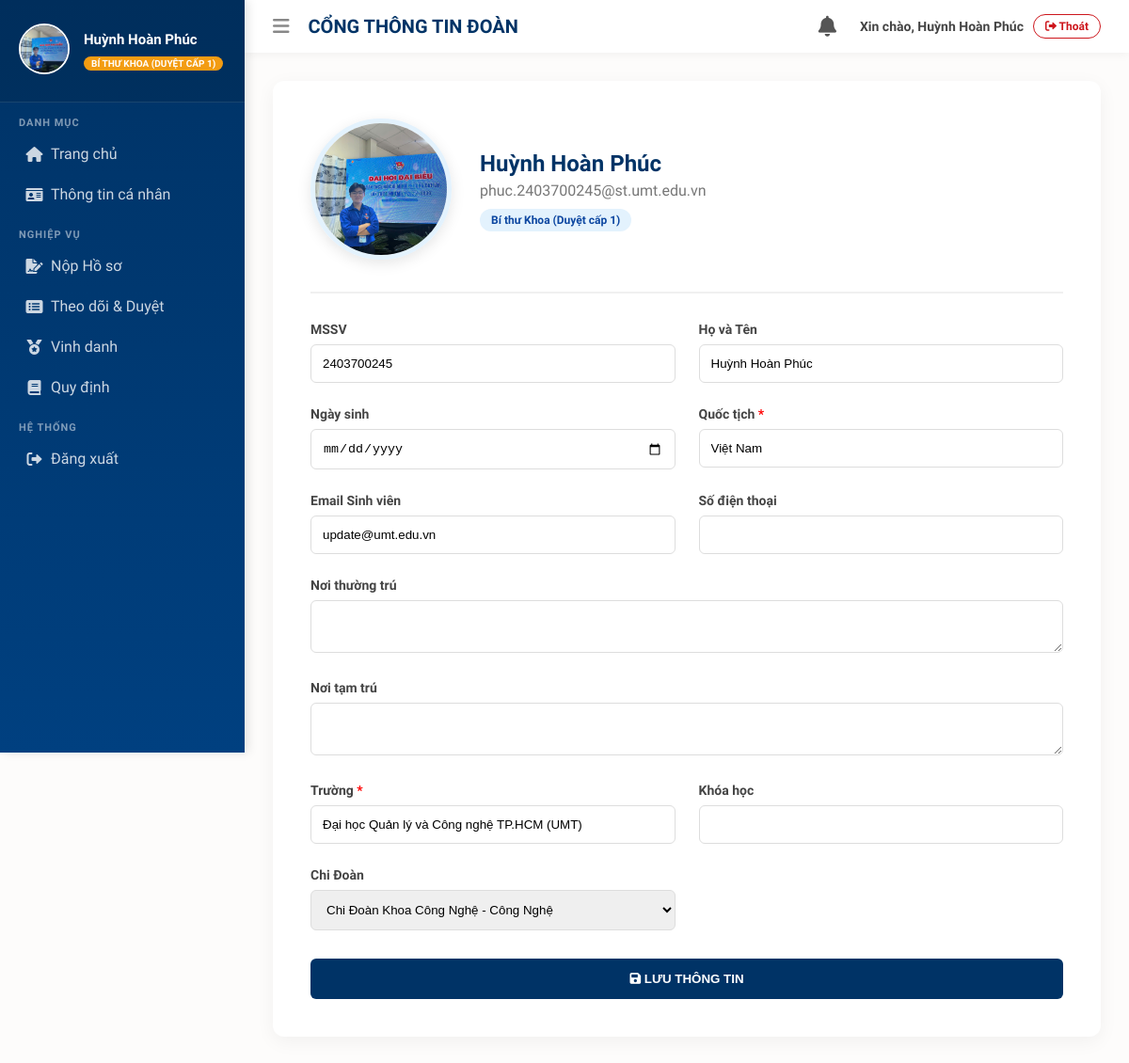
Screenshot of /profile/ (signed in) with the database file from the repository.
### umt_youth_union/models.py (models this page shows, shortened)
class SinhVien(models.Model):
    ma_sinh_vien = models.CharField(max_length=20, unique=True, db_index=True)
    user = models.OneToOneField(User, on_delete=models.CASCADE, null=True, blank=True)
    avatar = models.ImageField(upload_to='avatars/', null=True, blank=True, verbose_name="Ảnh đại diện")
    ma_sinh_vien = models.CharField(max_length=15, unique=True, verbose_name="MSSV")
    ho_ten = models.CharField(max_length=100, verbose_name="Họ và Tên")
    ngay_sinh = models.DateField(null=True, blank=True, verbose_name="Ngày sinh")
    quoc_tich = models.CharField(max_length=50, default="Việt Nam", verbose_name="Quốc tịch")
    email_sv = models.EmailField(max_length=100, verbose_name="Email Sinh viên")
    so_dien_thoai = models.CharField(max_length=15, null=True, blank=True, verbose_name="Số điện thoại")
    dia_chi_thuong_tru = models.TextField(null=True, blank=True, verbose_name="Nơi thường trú")
    dia_chi_tam_tru = models.TextField(null=True, blank=True, verbose_name="Nơi tạm trú")
    truong = models.CharField(max_length=100, default="Đại học Quản lý và Công nghệ TP.HCM (UMT)", verbose_name="Trường")
    khoa_hoc = models.CharField(max_length=20, null=True, blank=True, verbose_name="Khóa học")
    chi_doan_gan_ket = models.ForeignKey(ChiDoan, on_delete=models.SET_NULL, null=True, blank=True, verbose_name="Chi Đoàn")
    CHUC_VU_CHOICES = (
        ('DOAN_VIEN', 'Đoàn viên (Nộp hồ sơ)'),
        ('UY_VIEN', 'Ủy viên (Duyệt Minh chứng)'),
        ('BI_THU_KHOA', 'Bí thư Khoa (Duyệt cấp 1)'),
        ('BI_THU_TRUONG', 'Bí thư Trường (Duyệt cuối)'),
    )
    chuc_vu = models.CharField(max_length=20, choices=CHUC_VU_CHOICES, default='DOAN_VIEN', verbose_name="Chức vụ Đoàn")

### umt_youth_union/views.py (the view)
# urls.py: path('profile/', views.profile_view, name='profile'),
@login_required(login_url='login')
def profile_view(request):
    sinh_vien, created = SinhVien.objects.get_or_create(user=request.user)
    if request.method == 'POST':
        form = SinhVienProfileForm(request.POST, request.FILES, instance=sinh_vien)
        if form.is_valid():
            form.save()
            messages.success(request, "Cập nhật hồ sơ thành công!")
            return redirect('profile')
    else:
        form = SinhVienProfileForm(instance=sinh_vien)
    return render(request, 'umt_youth_union/profile.html', {'form': form, 'sinh_vien': sinh_vien, 'page_title': 'Thông tin cá nhân'})

### umt_youth_union/context_processors.py (called while the page is built)
def thong_bao_chung(request):
    if request.user.is_authenticated:
        thong_baos = ThongBao.objects.filter(nguoi_nhan=request.user).order_by('-ngay_tao')[:10]
        so_chua_xem = ThongBao.objects.filter(nguoi_nhan=request.user, da_xem=False).count()
        return {
            'chung_thong_bao_list': thong_baos,
            'chung_so_thong_bao': so_chua_xem
        }
    return {}

### umt_youth_union/models.py (called while the page is built)
    def __str__(self):
        return f"{self.ten_chi_doan} - {self.khoa}"

### umt_youth_union/templates/umt_youth_union/profile.html (shortened to what this page needs)
{% extends 'umt_youth_union/base.html' %}
{% block content %}
<div class="profile-card">
    <form method="post" enctype="multipart/form-data">
        <div class="profile-header">
            <div class="avatar-wrapper" onclick="document.getElementById('id_avatar').click()">
                {% if form.instance.avatar %}
                    <img id="avatar-img" src="{{ form.instance.avatar.url }}" class="avatar-preview">
                {% else %}
                    <div id="avatar-default" class="avatar-preview" style="background: #eee; display: flex; align-items: center; justify-content: center; font-size: 50px; color: #ccc;">
                        <i class="fas fa-camera"></i>
                    </div>
                    <img id="avatar-img" class="avatar-preview" style="display: none;">
                {% endif %}
            </div>
            <div>
                <h2 style="margin: 0 0 5px 0; color: #003366;">{{ user.last_name }} {{ user.first_name }}</h2>
                <p style="margin: 0; color: #777;">{{ user.email }}</p>
                <span style="background: #e3f2fd; color: #0d47a1; padding: 5px 12px; border-radius: 20px; font-size: 12px; font-weight: bold; margin-top: 10px; display: inline-block;">
                    {{ form.instance.get_chuc_vu_display }}
                </span>
            </div>
        </div>
        <div class="form-grid">
            {% for field in form %}
                {% if field.name != 'avatar' %} <div class="form-group {% if field.name == 'dia_chi_thuong_tru' or field.name == 'dia_chi_tam_tru' %}full-width{% endif %}">
                    <label>{{ field.label }} {% if field.field.required %}<span style="color:red">*</span>{% endif %}</label>
                    {{ field }}
                </div>
                {% endif %}
            {% endfor %}
        </div>
        <button type="submit" class="btn-save"><i class="fas fa-save"></i> LƯU THÔNG TIN</button>
    </form>
</div>
{% endblock %}

### umt_youth_union/templates/umt_youth_union/base.html (shortened to what this page needs)
{% load static %}
<!DOCTYPE html>
<html lang="vi">
<head>
    <link rel="stylesheet" href="https://cdnjs.cloudflare.com/ajax/libs/font-awesome/6.0.0/css/all.min.css">
</head>
<body>
    <div class="wrapper">
        {% include 'umt_youth_union/sidebar.html' %}
        <div class="content-wrapper">
            <header class="main-header">
                <div class="header-logo">
                    <i class="fas fa-bars" style="cursor: pointer; margin-right: 15px; color: #888;"></i>
                    <span>CỔNG THÔNG TIN ĐOÀN</span>
                </div>
                <div class="header-right">
                    <div class="notification-dropdown">
                        <i class="fas fa-bell" style="font-size: 22px; color: #555;" onclick="toggleNoti()"></i>
                    </div>
                    <div style="display: flex; align-items: center; gap: 10px;">
                        <span style="font-weight: 600; font-size: 14px;">Xin chào, {{ user.last_name }} {{ user.first_name }}</span>
                        <a href="{% url 'logout' %}" style="color: #cd161c; text-decoration: none; border: 1px solid #cd161c; padding: 5px 12px; border-radius: 20px; font-size: 12px; font-weight: bold;">
                            <i class="fas fa-sign-out-alt"></i> Thoát
                        </a>
                    </div>
                </div>
            </header>
            <section class="content">
                {% block content %}
                {% endblock %}
            </section>
        </div>
    </div>
</body>
</html>

### umt_youth_union/templates/umt_youth_union/sidebar.html (shortened to what this page needs)
{% load static %}
<div class="sidebar">
    <div class="user-panel">
        <div class="image">
            {% if user.sinhvien.avatar %}<img src="{{ user.sinhvien.avatar.url }}" class="img-circle">
            {% else %}<div class="img-circle-default"><i class="fas fa-user"></i></div>{% endif %}
        </div>
        <div class="info">
            <p>{{ user.last_name }} {{ user.first_name }}</p>
            {% if user.is_superuser %}
                <span class="role-badge" style="background: #e74c3c;">Admin</span>
            {% else %}
                <span class="role-badge">{{ user.sinhvien.get_chuc_vu_display }}</span>
            {% endif %}
        </div>
    </div>
    <ul class="sidebar-menu">
        <li class="header">DANH MỤC</li>
        <li><a href="{% url 'dashboard' %}"><i class="fas fa-home"></i> <span>Trang chủ</span></a></li>
        <li><a href="{% url 'profile' %}"><i class="fas fa-id-card"></i> <span>Thông tin cá nhân</span></a></li>
        <li class="header">NGHIỆP VỤ</li>
        <li><a href="{% url 'chon_danh_hieu' %}"><i class="fas fa-file-signature"></i> <span>Nộp Hồ sơ</span></a></li>
        <li><a href="{% url 'danh_sach_ho_so' %}"><i class="fas fa-list-alt"></i> <span>Theo dõi & Duyệt</span></a></li>
        <li><a href="{% url 'vinh_danh' %}"><i class="fas fa-medal"></i> <span>Vinh danh</span></a></li>
        <li><a href="{% url 'quy_dinh' %}"><i class="fas fa-book"></i> <span>Quy định</span></a></li>
        <li class="header">HỆ THỐNG</li>
        <li><a href="{% url 'logout' %}"><i class="fas fa-sign-out-alt"></i> <span>Đăng xuất</span></a></li>
    </ul>
</div>

### umt_youth_union/templates/umt_youth_union/base.html (style rules this page uses)
body { margin: 0; font-family: 'Segoe UI', Arial, sans-serif; background: #fdfcfb; color: #444; }
.wrapper { display: flex; width: 100%; min-height: 100vh; }
.content-wrapper { width: 100%; margin-left: 260px; display: flex; flex-direction: column; }
.main-header { background: white; padding: 15px 30px; display: flex; justify-content: space-between; align-items: center; box-shadow: 0 2px 10px rgba(0,0,0,0.05); position: sticky; top: 0; z-index: 900; }
.header-logo { font-size: 20px; font-weight: 800; color: #003366; }
.header-right { display: flex; align-items: center; gap: 25px; }
.notification-dropdown { position: relative; cursor: pointer; }
.content { padding: 30px; max-width: 1200px; margin: 0 auto; width: 100%; box-sizing: border-box; }

### umt_youth_union/templates/umt_youth_union/sidebar.html (style rules this page uses)
.sidebar { width: 260px; background: linear-gradient(180deg, #003366 0%, #004080 100%); height: 100vh; position: fixed; top: 0; left: 0; overflow-y: auto; color: #fff; font-family: 'Segoe UI', sans-serif; z-index: 1000; box-shadow: 4px 0 10px rgba(0,0,0,0.1); }
.user-panel { padding: 25px 20px; display: flex; align-items: center; gap: 15px; background: rgba(0,0,0,0.1); border-bottom: 1px solid rgba(255,255,255,0.1); }
.img-circle { width: 50px; height: 50px; border-radius: 50%; object-fit: cover; border: 2px solid #fff; }
.info p { font-weight: bold; margin: 0 0 5px 0; font-size: 15px; }
.role-badge { font-size: 10px; text-transform: uppercase; background: #f39c12; padding: 2px 8px; border-radius: 10px; color: white; font-weight: bold; }
.sidebar-menu { list-style: none; padding: 0; margin: 0; }
.sidebar-menu li.header { color: rgba(255,255,255,0.5); padding: 15px 25px 5px 20px; font-size: 11px; font-weight: bold; text-transform: uppercase; letter-spacing: 1px; }
.sidebar-menu li a { display: flex; align-items: center; padding: 12px 20px; color: rgba(255,255,255,0.8); text-decoration: none; border-left: 4px solid transparent; transition: 0.2s; }
.sidebar-menu li a i { width: 25px; text-align: center; margin-right: 5px; }

### umt_youth_union/templates/umt_youth_union/profile.html (style rules this page uses)
.profile-card { background: white; padding: 40px; border-radius: 12px; box-shadow: 0 5px 20px rgba(0,0,0,0.05); max-width: 900px; margin: 0 auto; }
.profile-header { display: flex; align-items: center; gap: 30px; border-bottom: 2px solid #f0f0f0; padding-bottom: 30px; margin-bottom: 30px; }
.avatar-wrapper { position: relative; cursor: pointer; group: hover; }
.avatar-preview { width: 140px; height: 140px; border-radius: 50%; object-fit: cover; border: 5px solid #e3f2fd; box-shadow: 0 4px 15px rgba(0,0,0,0.1); transition: 0.3s; }
.form-grid { display: grid; grid-template-columns: 1fr 1fr; gap: 25px; }
.form-group label { display: block; font-weight: 600; color: #444; margin-bottom: 8px; font-size: 14px; }
.form-control { width: 100%; padding: 12px; border: 1px solid #ddd; border-radius: 6px; box-sizing: border-box; }
.btn-save { background: #003366; color: white; padding: 14px 40px; border: none; border-radius: 6px; font-weight: bold; cursor: pointer; display: block; margin: 30px auto 0; width: 100%; }
.full-width { grid-column: 1 / -1; }

### rows the page displays
SinhVien: instance.avatar (picture), instance.chuc_vu "Bí thư Khoa (Duyệt cấp 1)", form "2403700245" "Huỳnh Hoàn Phúc" "Việt Nam" "update@umt.edu.vn" "Đại học Quản lý và Công nghệ TP.HCM (UMT)" "Chi Đoàn Khoa Công Nghệ - Công Nghệ"

### other values shown
{{ user.last_name }} "Huỳnh Hoàn"
{{ user.first_name }} "Phúc"
{{ user.sinhvien.get_chuc_vu_display }} "BÍ THƯ KHOA (DUYỆT CẤP 1)"
{{ user.email }} "phuc.2403700245@st.umt.edu.vn"
{{ field.label }} "MSSV" "Họ và Tên" "Ngày sinh" "Quốc tịch" "Email Sinh viên" "Số điện thoại" "Nơi thường trú" "Nơi tạm trú" "Trường" "Khóa học" "Chi Đoàn"
